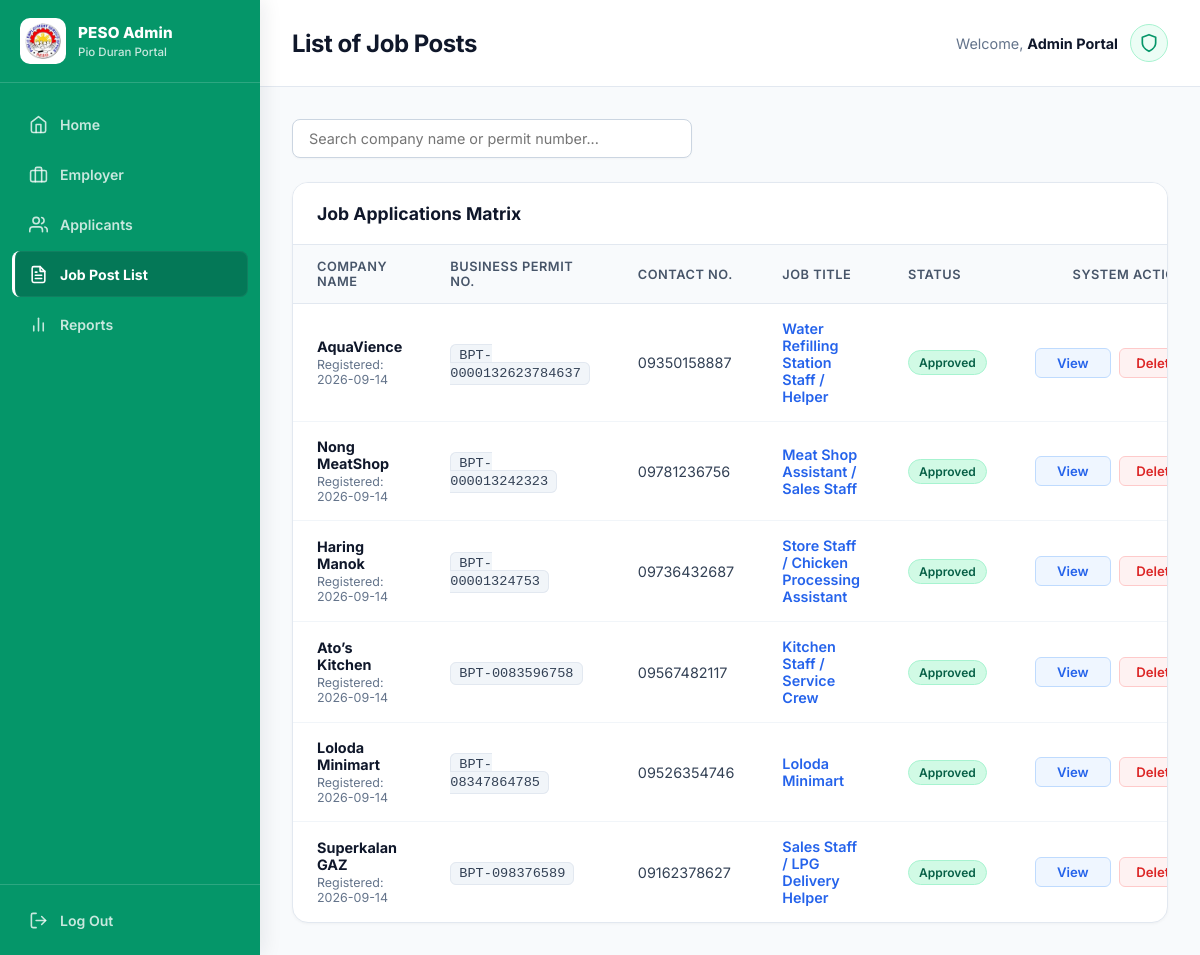
The page /peso/job-list/ (signed in) on the database its author committed.
### employer/models.py (models this page shows, shortened)
class JobPost(models.Model):
    STATUS_CHOICES = (
        ("pending", "Pending Review"),
        ("approved", "Approved"),
        ("rejected", "Rejected"),
    )
    JOB_TYPE = (
        ("full_time", "Full Time"),
        ("part_time", "Part Time"),
        ("contract", "Contract"),
        ("internship", "Internship"),
        ("temporary", "Temporary"),
    )
    employer = models.ForeignKey(
        Employer,
        on_delete=models.CASCADE,
        related_name="jobs"
    )
    title = models.CharField(max_length=255)
    description = models.TextField()
    qualifications = models.TextField()
    responsibilities = models.TextField(blank=True)
    salary = models.DecimalField(
        max_digits=10,
        decimal_places=2,
        null=True,
        blank=True
    )
    location = models.CharField(max_length=255)
    job_type = models.CharField(
        max_length=20,
        choices=JOB_TYPE,
        default="full_time"
    )
    vacancies = models.PositiveIntegerField(default=1)
    deadline = models.DateField()
    status = models.CharField(
        max_length=20,
        choices=STATUS_CHOICES,
        default="pending"
    )
    admin_remarks = models.TextField(blank=True)
    created_at = models.DateTimeField(auto_now_add=True)
    updated_at = models.DateTimeField(auto_now=True)
    approved_at = models.DateTimeField(
        null=True,
        blank=True
    )

class Employer(models.Model):
    employer = models.OneToOneField(User, on_delete=models.CASCADE)
    company_name = models.CharField(max_length=255)
    business_permit_no = models.CharField(max_length=255, unique=True)
    contact_no = models.CharField(max_length=11, unique=True)
    description = models.TextField()
    company_logo = models.ImageField(upload_to="company_logo")
    created_at = models.DateTimeField(auto_now_add=True)
    is_active = models.BooleanField(default=True)

### core/views.py (the view)
# urls.py: path('job-list/', views.job_list, name="job-post-list"),
@login_required(login_url="login_user")
def job_list(request):
    jobs = JobPost.objects.all()
    return render(request, "pages/job_post.html", {"jobs":jobs})

### core/templates/pages/job_post.html (shortened to what this page needs)
{% extends 'base.html' %}
{% load static %}
{% block content %}
<header class="content-header">
    <div class="page-title">
        <h2>List of Job Posts</h2>
    </div>
    <div class="admin-profile">
        <span>
            Welcome, <strong>Admin Portal</strong>
        </span>
        <div class="profile-badge">
            <svg
                viewBox="0 0 24 24"
                stroke-width="2"
                stroke-linecap="round"
                stroke-linejoin="round"
            >
                <path d="M12 22s8-4 8-10V5l-8-3-8 3v7c0 6 8 10 8 10z"></path>
            </svg>
        </div>
    </div>
</header>
<div class="dashboard-workspace">
    <div class="control-panel">
        <div class="search-wrapper">
            <input
                type="text"
                id="jobSearch"
                placeholder="Search company name or permit number..."
                class="search-input"
                autocomplete="off"
            >
        </div>
    </div>
    <div class="data-card">
        <div class="data-card-header">
            <h3>
                Job Applications Matrix
            </h3>
        </div>
        <div class="table-responsive">
            <table id="jobTable">
                <thead>
                    <tr>
                        <th>Company Name</th>
                        <th>Business Permit No.</th>
                        <th>Contact No.</th>
                        <th>Job Title</th>
                        <th>Status</th>
                        <th style="text-align: right;">
                            System Actions
                        </th>
                    </tr>
                </thead>
                <tbody>
                    {% for i in jobs %}
                    <tr class="job-row">
                        <td>
                            <div
                                style="
                                    font-weight: 700;
                                    color: #0f172a;
                                "
                            >
                                {{ i.employer.company_name }}
                            </div>
                            <div
                                style="
                                    font-size: 0.78rem;
                                    color: #64748b;
                                    margin-top: 2px;
                                "
                            >
                                Registered:
                                {{ i.created_at|date:"Y-m-d" }}
                            </div>
                        </td>
                        <td>
                            <code class="permit-code">
                                {{ i.employer.business_permit_no }}
                            </code>
                        </td>
                        <td style="color: #334155;">
                            {{ i.employer.contact_no }}
                        </td>
                        <td>
                            <div
                                style="
                                    font-weight: 600;
                                    color: #2563eb;
                                "
                            >
                                {{ i.title }}
                            </div>
                        </td>
                        <td>
                            {% if i.status|lower == 'approved' or i.status|lower == 'active' %}
                                <span class="badge-status active">
                                    {{ i.status }}
                                </span>
                            {% else %}
                                <span class="badge-status">
                                    {{ i.status }}
                                </span>
                            {% endif %}
                        </td>
                        <td style="text-align: right;">
                            <div class="action-group">
                                <a
                                    href="{% url 'view-job' i.id %}"
                                    title="View Job Post"
                                    class="btn-action btn-action-view"
                                    onclick="return handleView(this, event);"
                                >
                                    <span class="normal-content">
                                        View
                                    </span>
                                </a>
                                <form
                                    method="POST"
                                    action="{% url 'delete-job' i.id %}"
                                    class="delete-job-form"
                                    style="display:inline;"
                                >
                                    <button
                                        type="submit"
                                        title="Delete Permanently"
                                        class="btn-action btn-action-delete"
                                    >
                                        <span class="normal-content">
                                            Delete
                                        </span>
                                    </button>
                                </form>
                            </div>
                        </td>
                    </tr>
                    {% endfor %}
                </tbody>
            </table>
        </div>
    </div>
</div>
{% endblock %}

### core/templates/base.html (style rules this page uses)
:root { --primary: #059669; --primary-dark: #047857; --primary-light: #ecfdf5; --primary-border: #a7f3d0; --text: #0f172a; --text-secondary: #475569; --text-muted: #64748b; --border: #e2e8f0; --surface: #ffffff; --surface-soft: #f8fafc; --danger: #dc2626; --danger-light: #fef2f2; --sidebar-width: 260px; --font-main: 'Inter', system-ui, -apple-system, BlinkMacSystemFont, "Segoe UI", sans-serif; }
*, *::before, *::after { margin: 0; padding: 0; box-sizing: border-box; }
html { min-height: 100%; }
body { min-height: 100vh; background: var(--surface-soft); color: var(--text); font-family: var(--font-main); -webkit-font-smoothing: antialiased; text-rendering: optimizeLegibility; }
a { text-decoration: none; }
button, input, select, textarea { font-family: inherit; }

### core/templates/pages/job_post.html (style rules this page uses)
.content-header { display: flex; justify-content: space-between; align-items: center; padding: 24px 32px; background: #ffffff; border-bottom: 1px solid #e2e8f0; box-shadow: 0 1px 3px rgba(0, 0, 0, 0.02); }
.page-title h2 { font-size: 1.5rem; font-weight: 700; color: #0f172a; letter-spacing: -0.02em; }
.admin-profile { display: flex; align-items: center; gap: 12px; color: #64748b; font-size: 0.9rem; }
.admin-profile strong { color: #0f172a; }
.profile-badge { width: 38px; height: 38px; border-radius: 50%; background: #ecfdf5; border: 1px solid #a7f3d0; display: flex; align-items: center; justify-content: center; }
.profile-badge svg { width: 20px; height: 20px; stroke: #059669; fill: none; }
.dashboard-workspace { padding: 32px; background-color: #f8fafc; display: flex; flex-direction: column; gap: 24px; min-height: calc(100vh - 87px); }
.control-panel { display: flex; justify-content: space-between; align-items: center; gap: 16px; flex-wrap: wrap; }
.search-wrapper { position: relative; flex: 1; max-width: 400px; }
.search-input { width: 100%; padding: 10px 16px; background: #ffffff; border: 1px solid #cbd5e1; border-radius: 8px; font-size: 0.9rem; color: #0f172a; outline: none; transition: all 0.2s ease; box-shadow: 0 1px 2px rgba(0, 0, 0, 0.03); box-sizing: border-box; }
.data-card { background: #ffffff; border: 1px solid #e2e8f0; border-radius: 16px; overflow: hidden; box-shadow: 0 1px 3px rgba(0, 0, 0, 0.04); }
.data-card-header { padding: 20px 24px; border-bottom: 1px solid #e2e8f0; background: #ffffff; }
.data-card-header h3 { font-size: 1.1rem; font-weight: 700; color: #0f172a; margin: 0; }
.table-responsive { width: 100%; overflow-x: auto; }
table { width: 100%; border-collapse: collapse; text-align: left; font-size: 0.9rem; }
th { background: #f8fafc; color: #475569; padding: 14px 24px; font-weight: 600; font-size: 0.8rem; text-transform: uppercase; letter-spacing: 0.04em; border-bottom: 1px solid #e2e8f0; }
td { padding: 16px 24px; border-bottom: 1px solid #f1f5f9; color: #1e293b; vertical-align: middle; }
tr:last-child td { border-bottom: none; }
.permit-code { font-family: ui-monospace, SFMono-Regular, Menlo, Monaco, Consolas, monospace; font-size: 0.85rem; background: #f1f5f9; color: #334155; padding: 3px 8px; border-radius: 6px; border: 1px solid #e2e8f0; }
.badge-status { display: inline-flex; align-items: center; padding: 4px 10px; border-radius: 20px; font-size: 0.75rem; font-weight: 600; text-transform: capitalize; background: #f1f5f9; color: #475569; border: 1px solid #cbd5e1; }
.badge-status.active { background: #d1fae5; color: #065f46; border: 1px solid #a7f3d0; }
.action-group { display: inline-flex; gap: 8px; justify-content: flex-end; align-items: center; }
.btn-action { display: inline-flex; align-items: center; justify-content: center; gap: 7px; padding: 6px 14px; min-width: 76px; box-sizing: border-box; font-size: 0.825rem; font-weight: 600; border-radius: 6px; text-decoration: none; transition: all 0.2s ease; cursor: pointer; position: relative; }
.btn-action-view { color: #2563eb; background-color: #eff6ff; border: 1px solid #bfdbfe; }
.btn-action-delete { color: #dc2626; background-color: #fef2f2; border: 1px solid #fecaca; }
.normal-content { display: inline-flex; align-items: center; justify-content: center; }

### rows shown on the page
JobPost: employer.company_name "AquaVience", created_at "2026-09-14", employer.business_permit_no "BPT-0000132623784637", employer.contact_no "09350158887", title "Water Refilling Station Staff / Helper", status "Approved"
JobPost: employer.company_name "Nong MeatShop", created_at "2026-09-14", employer.business_permit_no "BPT-000013242323", employer.contact_no "09781236756", title "Meat Shop Assistant / Sales Staff", status "Approved"
JobPost: employer.company_name "Haring Manok", created_at "2026-09-14", employer.business_permit_no "BPT-00001324753", employer.contact_no "09736432687", title "Store Staff / Chicken Processing Assistant", status "Approved"
JobPost: employer.company_name "Ato’s Kitchen", created_at "2026-09-14", employer.business_permit_no "BPT-0083596758", employer.contact_no "09567482117", title "Kitchen Staff / Service Crew", status "Approved"
JobPost: employer.company_name "Loloda Minimart", created_at "2026-09-14", employer.business_permit_no "BPT-08347864785", employer.contact_no "09526354746", title "Loloda Minimart", status "Approved"
JobPost: employer.company_name "Superkalan GAZ", created_at "2026-09-14", employer.business_permit_no "BPT-098376589", employer.contact_no "09162378627", title "Sales Staff / LPG Delivery Helper", status "Approved"
